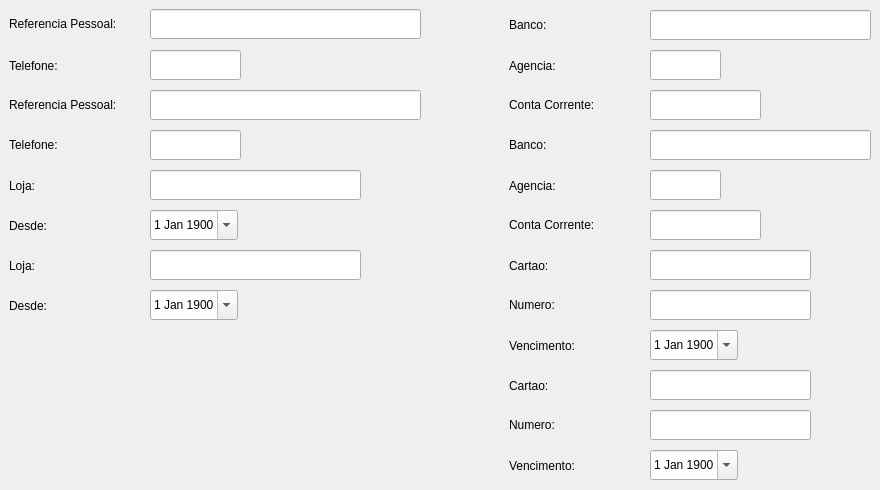
    <widget class="QWidget" name="tab_4">
     <attribute name="title">
      <string>Referencias</string>
     </attribute>
     <widget class="QLabel" name="label_64">
      <property name="geometry">
       <rect>
        <x>9</x>
        <y>250</y>
        <width>131</width>
        <height>31</height>
       </rect>
      </property>
      <property name="text">
       <string>Loja:</string>
      </property>
     </widget>
     <widget class="QLabel" name="label_60">
      <property name="geometry">
       <rect>
        <x>9</x>
        <y>90</y>
        <width>131</width>
        <height>30</height>
       </rect>
      </property>
      <property name="text">
       <string>Referencia Pessoal:</string>
      </property>
     </widget>
     <widget class="QLabel" name="label_66">
      <property name="geometry">
       <rect>
        <x>509</x>
        <y>10</y>
        <width>131</width>
        <height>30</height>
       </rect>
      </property>
      <property name="text">
       <string>Banco:</string>
      </property>
     </widget>
     <widget class="QLabel" name="label_65">
      <property name="geometry">
       <rect>
        <x>9</x>
        <y>290</y>
        <width>131</width>
        <height>31</height>
       </rect>
      </property>
      <property name="text">
       <string>Desde:</string>
      </property>
     </widget>
     <widget class="QLabel" name="label_79">
      <property name="geometry">
       <rect>
        <x>509</x>
        <y>290</y>
        <width>131</width>
        <height>30</height>
       </rect>
      </property>
      <property name="text">
       <string>Numero:</string>
      </property>
     </widget>
     <widget class="QLabel" name="label_82">
      <property name="geometry">
       <rect>
        <x>509</x>
        <y>170</y>
        <width>131</width>
        <height>31</height>
       </rect>
      </property>
      <property name="text">
       <string>Agencia:</string>
      </property>
     </widget>
     <widget class="QLabel" name="label_68">
      <property name="geometry">
       <rect>
        <x>509</x>
        <y>90</y>
        <width>131</width>
        <height>30</height>
       </rect>
      </property>
      <property name="text">
       <string>Conta Corrente:</string>
      </property>
     </widget>
     <widget class="QLabel" name="label_89">
      <property name="geometry">
       <rect>
        <x>509</x>
        <y>450</y>
        <width>131</width>
        <height>31</height>
       </rect>
      </property>
      <property name="text">
       <string>Vencimento:</string>
      </property>
     </widget>
     <widget class="QDateEdit" name="mdesde2">
      <property name="geometry">
       <rect>
        <x>150</x>
        <y>290</y>
        <width>88</width>
        <height>30</height>
       </rect>
      </property>
      <property name="styleSheet">
       <string notr="true"/>
      </property>
      <property name="calendarPopup">
       <bool>true</bool>
      </property>
      <property name="date">
       <date>
        <year>1900</year>
        <month>1</month>
        <day>1</day>
       </date>
      </property>
     </widget>
     <widget class="QLineEdit" name="mnome_r1">
      <property name="geometry">
       <rect>
        <x>150</x>
        <y>9</y>
        <width>271</width>
        <height>30</height>
       </rect>
      </property>
      <property name="styleSheet">
       <string notr="true"/>
      </property>
      <property name="maxLength">
       <number>25</number>
      </property>
     </widget>
     <widget class="QLabel" name="label_58">
      <property name="geometry">
       <rect>
        <x>9</x>
        <y>9</y>
        <width>131</width>
        <height>30</height>
       </rect>
      </property>
      <property name="text">
       <string>Referencia Pessoal:</string>
      </property>
     </widget>
     <widget class="QLineEdit" name="mno2">
      <property name="geometry">
       <rect>
        <x>650</x>
        <y>410</y>
        <width>161</width>
        <height>30</height>
       </rect>
      </property>
      <property name="styleSheet">
       <string notr="true"/>
      </property>
      <property name="maxLength">
       <number>17</number>
      </property>
     </widget>
     <widget class="QLabel" name="label_83">
      <property name="geometry">
       <rect>
        <x>509</x>
        <y>250</y>
        <width>131</width>
        <height>31</height>
       </rect>
      </property>
      <property name="text">
       <string>Cartao:</string>
      </property>
     </widget>
     <widget class="QDateEdit" name="mdesde1">
      <property name="geometry">
       <rect>
        <x>150</x>
        <y>210</y>
        <width>88</width>
        <height>30</height>
       </rect>
      </property>
      <property name="styleSheet">
       <string notr="true"/>
      </property>
      <property name="calendarPopup">
       <bool>true</bool>
      </property>
      <property name="date">
       <date>
        <year>1900</year>
        <month>1</month>
        <day>1</day>
       </date>
      </property>
     </widget>
     <widget class="QDateEdit" name="mvenc2">
      <property name="geometry">
       <rect>
        <x>650</x>
        <y>450</y>
        <width>88</width>
        <height>30</height>
       </rect>
      </property>
      <property name="styleSheet">
       <string notr="true"/>
      </property>
      <property name="calendarPopup">
       <bool>true</bool>
      </property>
      <property name="date">
       <date>
        <year>1900</year>
        <month>1</month>
        <day>1</day>
       </date>
      </property>
     </widget>
     <widget class="QLineEdit" name="mnome_r2">
      <property name="geometry">
       <rect>
        <x>150</x>
        <y>90</y>
        <width>271</width>
        <height>30</height>
       </rect>
      </property>
      <property name="styleSheet">
       <string notr="true"/>
      </property>
      <property name="maxLength">
       <number>25</number>
      </property>
     </widget>
     <widget class="QLineEdit" name="mloja2">
      <property name="geometry">
       <rect>
        <x>150</x>
        <y>250</y>
        <width>211</width>
        <height>30</height>
       </rect>
      </property>
      <property name="styleSheet">
       <string notr="true"/>
      </property>
      <property name="maxLength">
       <number>25</number>
      </property>
     </widget>
     <widget class="QLabel" name="label_80">
      <property name="geometry">
       <rect>
        <x>509</x>
        <y>210</y>
        <width>131</width>
        <height>30</height>
       </rect>
      </property>
      <property name="text">
       <string>Conta Corrente:</string>
      </property>
     </widget>
     <widget class="QLineEdit" name="mag1">
      <property name="geometry">
       <rect>
        <x>650</x>
        <y>50</y>
        <width>71</width>
        <height>30</height>
       </rect>
      </property>
      <property name="styleSheet">
       <string notr="true"/>
      </property>
      <property name="maxLength">
       <number>10</number>
      </property>
     </widget>
     <widget class="QLineEdit" name="mcartao1">
      <property name="geometry">
       <rect>
        <x>650</x>
        <y>250</y>
        <width>161</width>
        <height>30</height>
       </rect>
      </property>
      <property name="styleSheet">
       <string notr="true"/>
      </property>
      <property name="maxLength">
       <number>15</number>
      </property>
     </widget>
     <widget class="QLabel" name="label_59">
      <property name="geometry">
       <rect>
        <x>9</x>
        <y>50</y>
        <width>131</width>
        <height>31</height>
       </rect>
      </property>
      <property name="text">
       <string>Telefone:</string>
      </property>
     </widget>
     <widget class="QLabel" name="label_88">
      <property name="geometry">
       <rect>
        <x>509</x>
        <y>330</y>
        <width>131</width>
        <height>31</height>
       </rect>
      </property>
      <property name="text">
       <string>Vencimento:</string>
      </property>
     </widget>
     <widget class="QLineEdit" name="mbanco1">
      <property name="geometry">
       <rect>
        <x>650</x>
        <y>10</y>
        <width>221</width>
        <height>30</height>
       </rect>
      </property>
      <property name="styleSheet">
       <string notr="true"/>
      </property>
      <property name="maxLength">
       <number>10</number>
      </property>
     </widget>
     <widget class="QLabel" name="label_71">
      <property name="geometry">
       <rect>
        <x>509</x>
        <y>130</y>
        <width>131</width>
        <height>30</height>
       </rect>
      </property>
      <property name="text">
       <string>Banco:</string>
      </property>
     </widget>
     <widget class="QLineEdit" name="mconta2">
      <property name="geometry">
       <rect>
        <x>650</x>
        <y>210</y>
        <width>111</width>
        <height>30</height>
       </rect>
      </property>
      <property name="styleSheet">
       <string notr="true"/>
      </property>
      <property name="maxLength">
       <number>10</number>
      </property>
     </widget>
     <widget class="QLineEdit" name="mag2">
      <property name="geometry">
       <rect>
        <x>650</x>
        <y>170</y>
        <width>71</width>
        <height>30</height>
       </rect>
      </property>
      <property name="styleSheet">
       <string notr="true"/>
      </property>
      <property name="maxLength">
       <number>10</number>
      </property>
     </widget>
     <widget class="QLabel" name="label_67">
      <property name="geometry">
       <rect>
        <x>509</x>
        <y>50</y>
        <width>131</width>
        <height>31</height>
       </rect>
      </property>
      <property name="text">
       <string>Agencia:</string>
      </property>
     </widget>
     <widget class="QLabel" name="label_90">
      <property name="geometry">
       <rect>
        <x>509</x>
        <y>410</y>
        <width>131</width>
        <height>30</height>
       </rect>
      </property>
      <property name="text">
       <string>Numero:</string>
      </property>
     </widget>
     <widget class="QLabel" name="label_81">
      <property name="geometry">
       <rect>
        <x>509</x>
        <y>370</y>
        <width>131</width>
        <height>31</height>
       </rect>
      </property>
      <property name="text">
       <string>Cartao:</string>
      </property>
     </widget>
     <widget class="QLineEdit" name="mcartao2">
      <property name="geometry">
       <rect>
        <x>650</x>
        <y>370</y>
        <width>161</width>
        <height>30</height>
       </rect>
      </property>
      <property name="styleSheet">
       <string notr="true"/>
      </property>
      <property name="maxLength">
       <number>15</number>
      </property>
     </widget>
     <widget class="QLineEdit" name="mconta1">
      <property name="geometry">
       <rect>
        <x>650</x>
        <y>90</y>
        <width>111</width>
        <height>30</height>
       </rect>
      </property>
      <property name="styleSheet">
       <string notr="true"/>
      </property>
      <property name="maxLength">
       <number>10</number>
      </property>
     </widget>
     <widget class="QLineEdit" name="mfone_r1">
      <property name="geometry">
       <rect>
        <x>150</x>
        <y>50</y>
        <width>91</width>
        <height>30</height>
       </rect>
      </property>
      <property name="styleSheet">
       <string notr="true"/>
      </property>
      <property name="inputMask">
       <string/>
      </property>
      <property name="maxLength">
       <number>10</number>
      </property>
     </widget>
     <widget class="QDateEdit" name="mvenc1">
      <property name="geometry">
       <rect>
        <x>650</x>
        <y>330</y>
        <width>88</width>
        <height>30</height>
       </rect>
      </property>
      <property name="styleSheet">
       <string notr="true"/>
      </property>
      <property name="calendarPopup">
       <bool>true</bool>
      </property>
      <property name="date">
       <date>
        <year>1900</year>
        <month>1</month>
        <day>1</day>
       </date>
      </property>
     </widget>
     <widget class="QLineEdit" name="mbanco2">
      <property name="geometry">
       <rect>
        <x>650</x>
        <y>130</y>
        <width>221</width>
        <height>30</height>
       </rect>
      </property>
      <property name="styleSheet">
       <string notr="true"/>
      </property>
      <property name="maxLength">
       <number>10</number>
      </property>
     </widget>
     <widget class="QLabel" name="label_62">
      <property name="geometry">
       <rect>
        <x>9</x>
        <y>170</y>
        <width>131</width>
        <height>31</height>
       </rect>
      </property>
      <property name="text">
       <string>Loja:</string>
      </property>
     </widget>
     <widget class="QLabel" name="label_63">
      <property name="geometry">
       <rect>
        <x>9</x>
        <y>210</y>
        <width>131</width>
        <height>31</height>
       </rect>
      </property>
      <property name="text">
       <string>Desde:</string>
      </property>
     </widget>
     <widget class="QLabel" name="label_61">
      <property name="geometry">
       <rect>
        <x>9</x>
        <y>130</y>
        <width>131</width>
        <height>30</height>
       </rect>
      </property>
      <property name="text">
       <string>Telefone:</string>
      </property>
     </widget>
     <widget class="QLineEdit" name="mfone_r2">
      <property name="geometry">
       <rect>
        <x>150</x>
        <y>130</y>
        <width>91</width>
        <height>30</height>
       </rect>
      </property>
      <property name="styleSheet">
       <string notr="true"/>
      </property>
      <property name="inputMask">
       <string/>
      </property>
      <property name="maxLength">
       <number>10</number>
      </property>
     </widget>
     <widget class="QLineEdit" name="mno1">
      <property name="geometry">
       <rect>
        <x>650</x>
        <y>290</y>
        <width>161</width>
        <height>30</height>
       </rect>
      </property>
      <property name="styleSheet">
       <string notr="true"/>
      </property>
      <property name="maxLength">
       <number>17</number>
      </property>
     </widget>
     <widget class="QLineEdit" name="mloja1">
      <property name="geometry">
       <rect>
        <x>150</x>
        <y>170</y>
        <width>211</width>
        <height>30</height>
       </rect>
      </property>
      <property name="styleSheet">
       <string notr="true"/>
      </property>
      <property name="maxLength">
       <number>25</number>
      </property>
     </widget>
    </widget>
